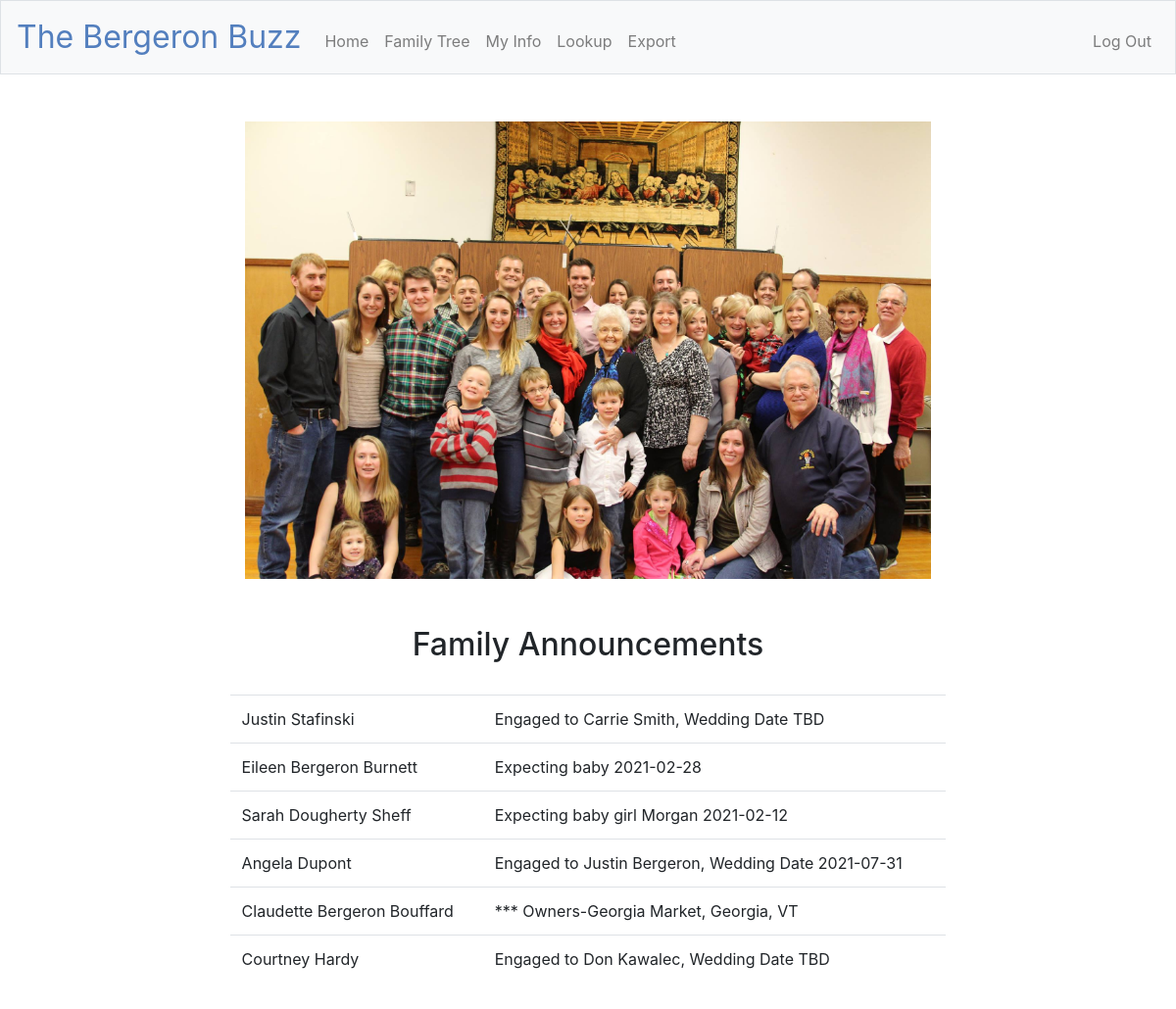
The page / (signed in) on the database its author committed.
### tables this page shows
CREATE TABLE "info" (
id INTEGER AUTO INCREMENT PRIMARY KEY NOT NULL,
first TEXT NOT NULL,
middle TEXT,
maiden TEXT,
last TEXT NOT NULL,
birthdate DATE,
deceased DATE,
anniversary DATE,
address TEXT,
homephone TEXT,
cellphone TEXT,
workphone TEXT,
email TEXT,
altemail TEXT,
website TEXT,
announcements TEXT, "person2" integer DEFAULT NULL, "user_id" integer DEFAULT NULL, "relationship" TEXT);

### application.py (the view)
@app.route("/")
@login_required
def index():
    cur.execute("SELECT * FROM info WHERE announcements IS NOT NULL AND announcements != ''")
    announcements = []
    row = namedtuple('row', ['name', 'announcement'])
    for item in cur:
        name = item['first'] + ' '
        if item['maiden'] != '':
            name += item['maiden'] + " "
        name += item['last']
        announcement = row(name, item['announcements'])
        announcements.append(announcement)
    return render_template("index.html", announcements=announcements)

### application.py (called while the page is built)
@app.after_request
def after_request(response):
    response.headers["Cache-Control"] = "no-cache, no-store, must-revalidate"
    response.headers["Expires"] = 0
    response.headers["Pragma"] = "no-cache"
    return response

### helpers.py (called while the page is built)
def login_required(f):
    @wraps(f)
    def decorated_function(*args, **kwargs):
        if session.get("user_id") is None:
            return redirect("/login")
        return f(*args, **kwargs)
    return decorated_function

### templates/index.html (shortened to what this page needs)
{% extends "layout.html" %}
{% block main %}
    <img src="/static/family_reunion.JPG" alt="Family Photo" width="700" class="img_center">
    <br><br><br>
    <h2>Family Announcements</h2>
    <br>
        <table class="table" id="table" style="width:70%; margin-left:auto; margin-right:auto">
        {% for announcement in announcements %}
            <tr>
                <td>{{ announcement.name }}</a></td>
                <td>{{ announcement.announcement }}</td>
            </tr>
        {% endfor %}
    </table>
{% endblock %}

### templates/layout.html (shortened to what this page needs)
<!DOCTYPE html>
<html lang="en">
    <head>
        <link href="https://stackpath.bootstrapcdn.com/bootstrap/4.5.0/css/bootstrap.min.css" rel="stylesheet">
        <link href="/static/styles.css" rel="stylesheet">
    </head>
    <body>
        <nav class="navbar navbar-expand-md navbar-light bg-light border">
            <a class="navbar-brand" href="/"> <span class="blue">The Bergeron Buzz</span></a>
            <div class="collapse navbar-collapse" id="navbar">
                {% if session.user_id %}
                    <ul class="navbar-nav mr-auto mt-2">
                        <li class="nav-item"><a class="nav-link" href="/">Home</a></li>
                        <li class="nav-item"><a class="nav-link" href="/tree">Family Tree</a></li>
                        <li class="nav-item"><a class="nav-link" href="/me">My Info</a></li>
                        <li class="nav-item"><a class="nav-link" href="/lookup">Lookup</a></li>
                        <li class="nav-item"><a class="nav-link" href="/export">Export</a></li>
                    </ul>
                    <ul class="navbar-nav ml-auto mt-2">
                        <li class="nav-item"><a class="nav-link" href="/logout">Log Out</a></li>
                    </ul>
                {% else %}
                    <ul class="navbar-nav ml-auto mt-2">
                        <li class="nav-item"><a class="nav-link" href="/register">Register</a></li>
                        <li class="nav-item"><a class="nav-link" href="/login">Log In</a></li>
                    </ul>
                {% endif %}
            </div>
        </nav>
        <main class="container p-5">
            {% block main %}{% endblock %}
        </main>
    </body>
</html>

### static/styles.css (style rules this page uses)
nav .navbar-brand { font-size: xx-large; }
nav .navbar-brand .blue { color: #537fbe; }
main { overflow-x: auto; text-align: center; }
main img { max-width: 100%; }
table { text-align: left; table-layout: auto; }

### rows shown on the page
info: name "Justin Stafinski", announcement "Engaged to Carrie Smith, Wedding Date TBD"
info: name "Eileen Bergeron Burnett", announcement "Expecting baby 2021-02-28"
info: name "Sarah Dougherty Sheff", announcement "Expecting baby girl Morgan 2021-02-12"
info: name "Angela Dupont", announcement "Engaged to Justin Bergeron, Wedding Date 2021-07-31"
info: name "Claudette Bergeron Bouffard", announcement "*** Owners-Georgia Market, Georgia, VT"
info: name "Courtney Hardy", announcement "Engaged to Don Kawalec, Wedding Date TBD"
